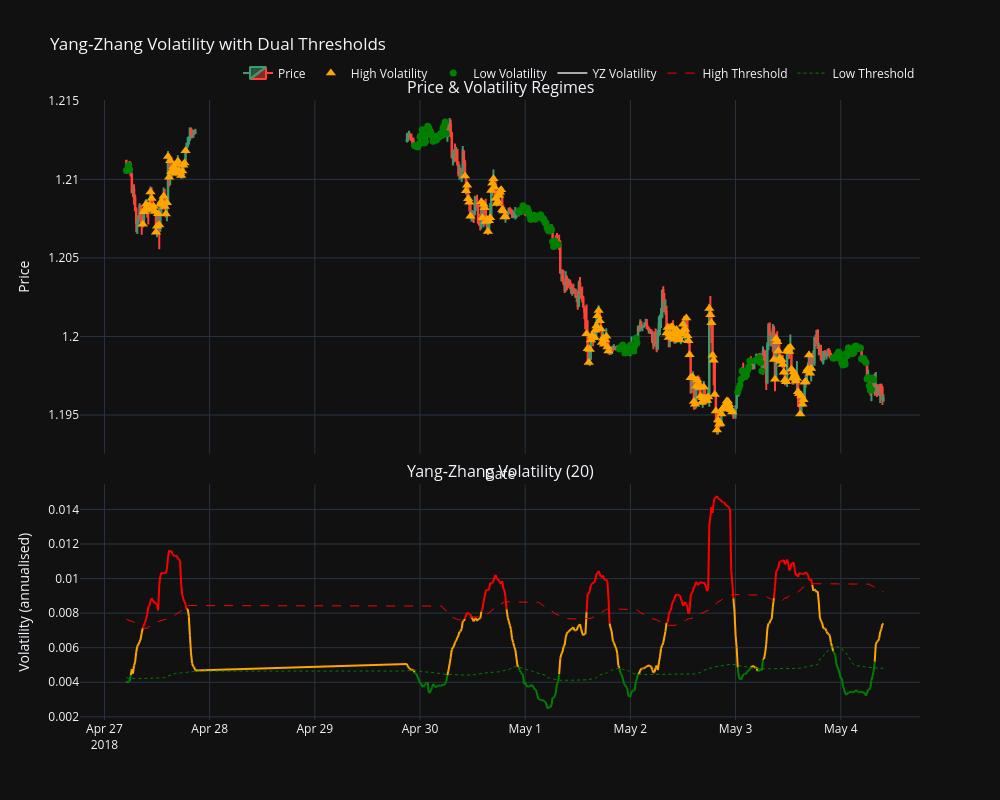

The notebook cell this image was saved under:
### Code cell
yzvol=YZVolatility(data)
yzvol.plot(8000,8500)
